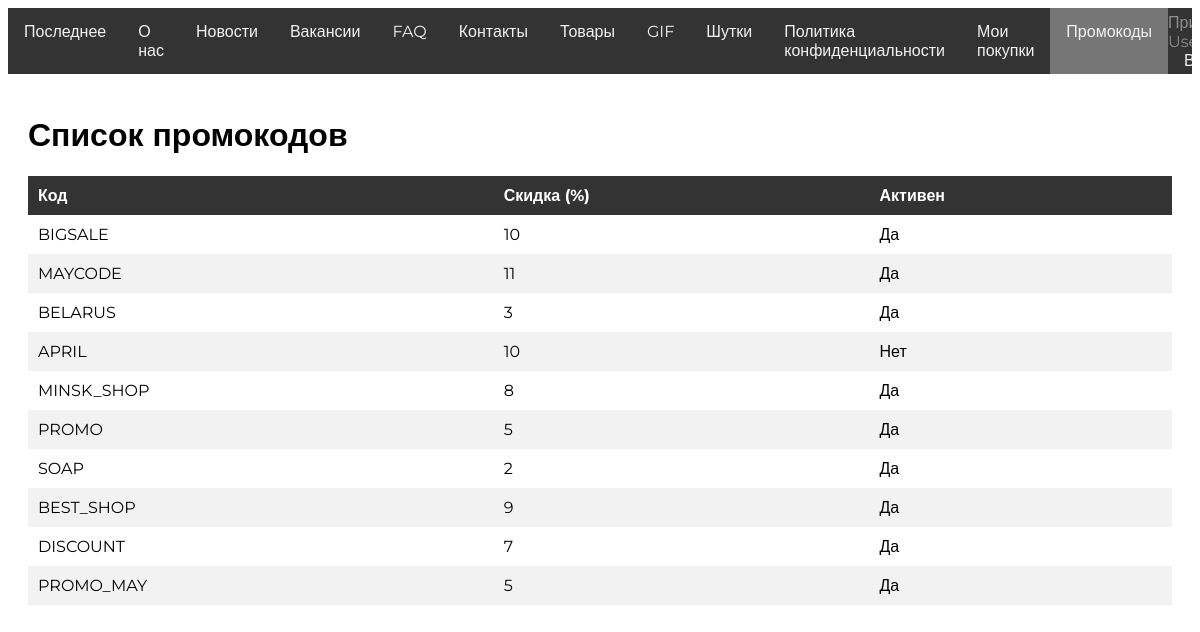
/promocodes/ (signed in), run on the app's committed database.
### OnlineShop/models.py (models this page shows, shortened)
class PromoCode(models.Model):
    objects = models.Manager()
    code = models.CharField(max_length=20, unique=True)
    discount_percent = models.PositiveIntegerField(default=0, help_text="Discount percent")
    active = models.BooleanField(default=True, help_text="Promo is active")

### OnlineShop/views.py (the view)
# urls.py: path('promocodes/', views.promo_list, name='promo_list'),
def promo_list(request):
    promo_codes = PromoCode.objects.all()
    return render(request, 'promo_list.html', {'promo_codes': promo_codes})

### templates/promo_list.html (shortened to what this page needs)
<!DOCTYPE html>
{% load static %}
<html lang="en">
<head>
    <link rel="stylesheet" href="{% static "css/styles.css" %}">
</head>
<body class="body">
    <div class="navbar">
        <div class="left-items">
            <a href="#" id="latest" class="tab">Последнее</a>
            <a href="#" id="about" class="tab">О нас</a>
            <a href="#" id="news" class="tab">Новости</a>
            <a href="{% url 'vacancy_list' %}" id="vacancies" class="tab">Вакансии</a>
            <a href="#" id="faq" class="tab">FAQ</a>
            <a href="#" id="contacts" class="tab">Контакты</a>
            <a href="#" id="products" class="tab">Товары</a>
            <a href="#" id="gif" class="tab">GIF</a>
            <a href="#" id="rand" class="tab">Шутки</a>
            <a href="{% url 'privacy_policy' %}" id="privacy-policy" class="tab">Политика конфиденциальности</a>
            {% if user.is_authenticated and not user.is_staff %}
                <a href="{% url 'my_purchases' %}" id="mypurchases" class="tab">Мои покупки</a>
            {% endif %}
            {% if user.is_authenticated %}
                <a href="{% url 'promo_list' %}" id="promocodes" class="tab active">Промокоды</a>
            {% endif %}
        </div>
        {% if user.is_authenticated %}
        <div class="sp">
            <span>Привет, {{ user.username }}!</span>
            <a href="/logout">Выйти</a>
        </div>
        {% else %}
            <a href="/login">Войти</a>
        {% endif %}
    </div>
    <div class="container">
    <h1>Список промокодов</h1>
    {% if promo_codes %}
        <table class="table">
            <thead>
                <tr>
                    <th>Код</th>
                    <th>Скидка (%)</th>
                    <th>Активен</th>
                </tr>
            </thead>
            <tbody>
                {% for promo in promo_codes %}
                <tr>
                    <td>{{ promo.code }}</td>
                    <td>{{ promo.discount_percent }}</td>
                    <td>{% if promo.active %}Да{% else %}Нет{% endif %}</td>
                </tr>
                {% endfor %}
            </tbody>
        </table>
    {% else %}
        <p>Нет доступных промокодов.</p>
    {% endif %}
</div>
</body>
</html>

### static/css/styles.css (style rules this page uses)
.body { font-family: Montserrat, sans-serif; }
* { font-family: Montserrat, sans-serif; }
.navbar { display: flex; justify-content: space-between; align-items: center; overflow: hidden; background-color: #333333; }
.navbar span { color: #8e8e8e }
.left-items { display: flex; }
.navbar a { color: #f2f2f2; text-decoration: none; padding: 14px 16px; }
.container { padding: 20px; }
.active { background-color: #767676; color: #f9f9f9; }
.table { width: 100%; border-collapse: collapse; }
.table th, .table td { padding: 10px; text-align: left; }
.table th { background-color: #333; color: white; }
.table tr:nth-child(even) { background-color: #f2f2f2; }

### data on the page
PromoCode: code "BIGSALE", discount_percent "10", active "Да"
PromoCode: code "MAYCODE", discount_percent "11", active "Да"
PromoCode: code "BELARUS", discount_percent "3", active "Да"
PromoCode: code "APRIL", discount_percent "10", active "Нет"
PromoCode: code "MINSK_SHOP", discount_percent "8", active "Да"
PromoCode: code "PROMO", discount_percent "5", active "Да"
PromoCode: code "SOAP", discount_percent "2", active "Да"
PromoCode: code "BEST_SHOP", discount_percent "9", active "Да"
PromoCode: code "DISCOUNT", discount_percent "7", active "Да"
PromoCode: code "PROMO_MAY", discount_percent "5", active "Да"
